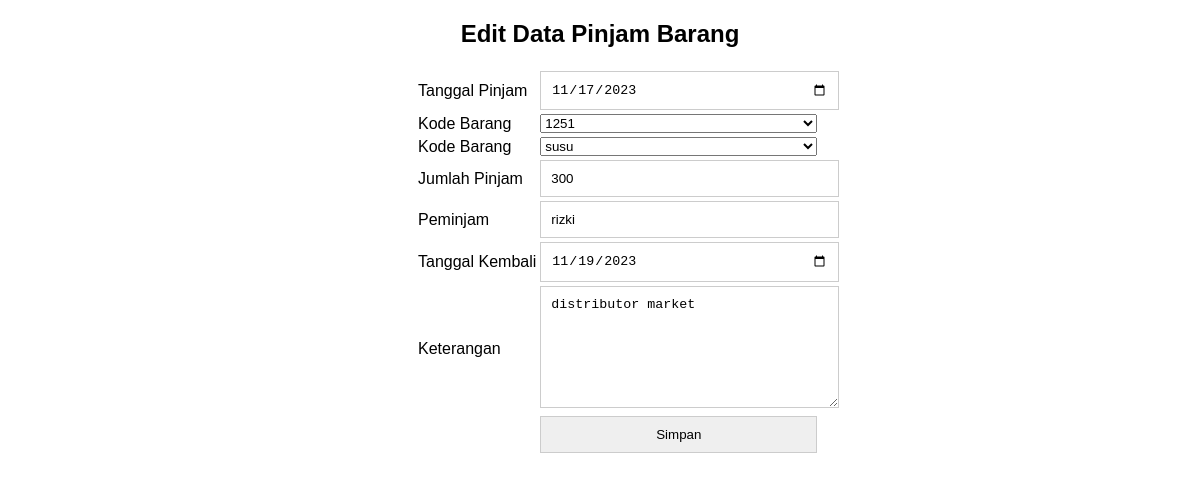
The page /pinjam-barang/edit-data.php?no_pinjam=2 on the database its author committed.
### tables this page shows
CREATE TABLE `pinjam_barang` (
  `no_pinjam` int(11) NOT NULL,
  `tgl_pinjam` date NOT NULL,
  `kode_barang` varchar(5) NOT NULL,
  `nama_brg` varchar(50) NOT NULL,
  `jml_pinjam` int(11) NOT NULL,
  `peminjam` varchar(50) NOT NULL,
  `tgl_kembali` date DEFAULT NULL,
  `keterangan` varchar(100) DEFAULT NULL
);

### pinjam-barang/edit-data.php (the view, shortened to what this page needs)
<!DOCTYPE html>
<html lang="en">
<head>
    <link rel="stylesheet" href="css/update-pinjam-barang.css">
</head>
<body>
    <h1>Edit Data Pinjam Barang</h1>
    <?php
    $conn = mysqli_connect("localhost", "root", "", "inventaris");
    $id = $_GET["no_pinjam"];
    $sql_pinjam = "SELECT * FROM pinjam_barang WHERE no_pinjam = '$id'";
    $result_pinjam = mysqli_query($conn, $sql_pinjam);
    if ($result_pinjam) {
        $data_pinjam = mysqli_fetch_assoc($result_pinjam);
    } else {
        echo "Gagal mengambil data pinjam barang";
    }
    ?>
    <form action="proses-edit.php" method="post">
        <table>
            <tr>
                <td>Tanggal Pinjam</td>
                <td><input type="date" name="tgl_pinjam" value="<?php echo $data_pinjam["tgl_pinjam"]; ?>"></td>
            </tr>
            <tr>
                <td>Kode Barang</td>
                <td>
                <select name="kode_barang">
                        <?php
                        $sql_stok = "SELECT kode_barang, nama_brg FROM masuk_barang";
                        $result_stok = mysqli_query($conn, $sql_stok);
                        if ($result_stok) {
                            $data_stok = mysqli_fetch_all($result_stok, MYSQLI_ASSOC);
                        } else {
                            echo "Gagal mengambil data stok";
                        }
                        foreach ($data_stok as $stok) {
                            if ($stok["kode_barang"] == $data_pinjam["kode_barang"]) {
                                $selected = "selected";
                            } else {
                                $selected = "";
                            }
                            ?>
                            <option value="<?php echo $stok["kode_barang"]; ?>" <?php echo $selected; ?>><?php echo $stok["kode_barang"]; ?></option>
                            <?php } ?>
                    </select>
                </td>
            </tr>
            <tr>
                <td>Kode Barang</td>
                <td>
                <select name="nama_brg">
                        <?php
                        $sql_stok = "SELECT kode_barang, nama_brg FROM masuk_barang";
                        $result_stok = mysqli_query($conn, $sql_stok);
                        if ($result_stok) {
                            $data_stok = mysqli_fetch_all($result_stok, MYSQLI_ASSOC);
                        } else {
                            echo "Gagal mengambil data stok";
                        }
                        foreach ($data_stok as $stok) {
                            if ($stok["nama_brg"] == $data_pinjam["nama_brg"]) {
                                $selected = "selected";
                            } else {
                                $selected = "";
                            }
                            ?>
                            <option value="<?php echo $stok["nama_brg"]; ?>" <?php echo $selected; ?>><?php echo $stok["nama_brg"]; ?></option>
                            <?php } ?>
                    </select>
                </td>
            </tr>
            <tr>
                <td>Jumlah Pinjam</td>
                <td><input type="number" name="jml_pinjam" value="<?php echo $data_pinjam["jml_pinjam"]; ?>"></td>
            </tr>
            <tr>
                <td>Peminjam</td>
                <td><input type="text" name="peminjam" value="<?php echo $data_pinjam["peminjam"]; ?>"></td>
            </tr>
            <tr>
                <td>Tanggal Kembali</td>
                <td><input type="date" name="tgl_kembali" value="<?php echo $data_pinjam["tgl_kembali"]; ?>"></td>
            </tr>
            <tr>
                <td>Keterangan</td>
                <td><textarea name="keterangan" id="" cols="30" rows="10"><?php echo $data_pinjam["keterangan"]; ?></textarea></td>
            </tr>
            <tr>
                <td></td>
                <td><input type="submit" value="Simpan"></td>
            </tr>
        </table>
    </form>
</body>
</html>

### pinjam-barang/css/update-pinjam-barang.css (style rules this page uses)
body { font-family: sans-serif; font-size: 16px; margin: 20px; }
h1 { text-align: center; font-size: 24px; margin-bottom: 20px; }
table { margin-left: 105px; }
form { width: 50%; margin: 0 auto; }
input, textarea { width: 100%; padding: 10px; border: 1px solid #ccc; }
select { width: 100%; }
textarea { height: 100px; }

### rows shown on the page
pinjam_barang: tgl_pinjam "11/17/2023", jml_pinjam "300", peminjam "rizki", tgl_kembali "11/19/2023", keterangan "distributor market"

### other values the page prints
form field kode_barang "1251"
form field nama_brg "susu"
